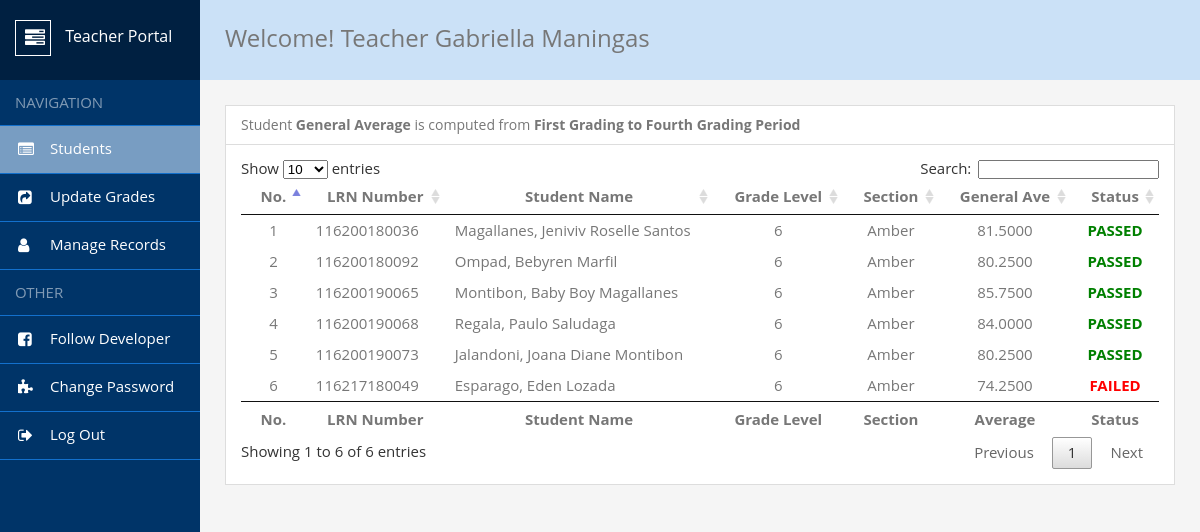
The app's page /admin/index.php (signed in) with its own data.
### tables this page shows
CREATE TABLE `teachers` (
  `TeacherID` int(11) NOT NULL,
  `FirstName` varchar(50) DEFAULT NULL,
  `MidName` varchar(15) DEFAULT NULL,
  `LastName` varchar(50) DEFAULT NULL,
  `GradeLevel` int(11) DEFAULT NULL,
  `Section` varchar(50) DEFAULT NULL,
  `Username` varchar(50) DEFAULT NULL,
  `Password` varchar(50) DEFAULT NULL,
  `Position` varchar(50) NOT NULL,
  `SchoolName` varchar(100) NOT NULL,
  `SchoolAddress` varchar(150) NOT NULL,
  `EmailAddress` varchar(100) NOT NULL,
  `DateJoined` date NOT NULL
);

CREATE TABLE `students` (
  `StudentID` int(11) NOT NULL,
  `LRN_Number` bigint(15) NOT NULL,
  `FirstName` varchar(50) DEFAULT NULL,
  `MidInitial` varchar(50) DEFAULT NULL,
  `LastName` varchar(50) DEFAULT NULL,
  `GradeLevel` int(11) DEFAULT NULL,
  `Section` varchar(50) DEFAULT NULL,
  `TeacherID` int(11) DEFAULT NULL
);

### admin/index.php (the view, shortened to what this page needs)
<?php
    include("../includes/config.php");
    if(strlen($_SESSION['alogin'])==0){
        header('location: ../index.php?error=You_Must_Register_or_Login_To_The_Teacher_Portal.');
    }
    else{
?>
<!DOCTYPE html>
<html lang="en">
<head>
    <link rel = "stylesheet" href = "assets/css/font-awesome.css">
    <link rel = "stylesheet" href = "assets/css/style.admin.css">
    <link rel = "stylesheet" href = "../assets/css/style.modal.css">
    <link rel = "stylesheet" href = "assets/css/modal.logout.css">
    <link rel="stylesheet" type="text/css" href="libraries/DataTables/datatables.css">
</head>
<body>
    <div class = "wrapper">
        <nav>
            <header>
                <span></span>
                   Teacher Portal
            </header>
            <ul>
                <li><span>Navigation</span></li>
                <li><a class = "active" href = "index.php">Students</a></li>
                <li><a href = "post-grades.php">Update Grades</a></li>
                <li><a href = "my-profile.php">Manage Records</a></li>
                <li><span>Other</span></li>
                <li><a href = "https://web.facebook.com/aegon.madolid/" target = "_blank">Follow Developer</a></li>
                <li><a href = "change-password.php">Change Password</a></li>
                <li><a href = "#openModal">Log Out</a>
                </li>
            </ul>
        </nav>
        <main>
            <?php
                $name = $_SESSION['alogin'];
                $NameTag = "SELECT FirstName, LastName, GradeLevel, Section FROM teachers WHERE Username = '$name';";
                $NameResult = mysqli_query($conn, $NameTag);
                $rowName = mysqli_fetch_assoc($NameResult);
            ?>
            <h1>Welcome! Teacher <?php echo $rowName['FirstName'] . " " . $rowName['LastName'];?></h1>
                <div class = "contents">
                <div> <h2>Student <strong>General Average </strong>is computed from <strong>First Grading to Fourth Grading Period</strong></h2>
            <table id="myTable" class="hover">
            <thead>
                <tr>
                    <th>No.</th>
                    <th>LRN Number</th>
                    <th>Student Name</th>
                    <th>Grade Level</th>
                    <th>Section</th>
                    <th>General Ave</th>
                    <th>Status</th>
                </tr>
            </thead>
            <tbody>
          <?php
            function showStatus($rating){
                $status = $rating;
                if($status>=74.5){
                    $pass = "<div style = 'color: green;'><strong>PASSED</strong></div>";
                }else{
                    $pass = "<div style = 'color: red;'><strong>FAILED</strong></div>";
                }
                return $pass;
            }
            $sql = "SELECT Username, LRN_Number,students.StudentID, students.FirstName, students.MidInitial, students.LastName, students.GradeLevel, students.Section, Average, Quarter
            from grades INNER JOIN students on grades.StudentID = students.StudentID
            INNER JOIN teachers on grades.TeacherID = teachers.TeacherID WHERE Username = '$name' GROUP BY LRN_Number;";
            $result = mysqli_query($conn, $sql);
            $count = 1;
            while($row = mysqli_fetch_assoc($result)){
                $id = $row['StudentID'];
                $sql_rate ="SELECT AVG(Average) as final FROM grades WHERE StudentID = '$id'";
                 $rate_result = mysqli_query($conn, $sql_rate);
                 $row_rate = mysqli_fetch_assoc($rate_result);
                 $rating = $row_rate['final'];
          ?>
          <tr>
              <td style = "text-align: center;"><?php echo $count?></td>
              <td style = "text-align: left;"><?php echo $row['LRN_Number'];?></td>
              <td style = "text-align: left;"><?php echo $row['LastName'] . ", " . $row['FirstName'] . " " . $row['MidInitial'];?></td>
              <td style = "text-align: center;"><?php echo $row['GradeLevel'];?></td>
              <td style = "text-align: center;"><?php echo $row['Section'];?></td>
              <td style = "text-align: center;"><?php echo $rating;?></td>
              <td style = "text-align: center;"><?php echo showStatus($rating);?></td>
          </tr>
        <?php $count++ ;} ?>
      </tbody>
      <tfoot>
                <tr>
                    <th>No.</th>
                    <th>LRN Number</th>
                    <th>Student Name</th>
                    <th>Grade Level</th>
                    <th>Section</th>
                    <th>Average</th>
                    <th>Status</th>
                </tr>
            </tfoot>
    </table>
                </div>
            </div>
        </main>
    </div>
</body>
</html>
<?php mysqli_close($conn);} ?>

### admin/assets/css/style.admin.css (style rules this page uses)
*, *:before, *:after { margin: 0; padding: 0; box-sizing: border-box; }
*:before, *:after { content: ''; display: block; position: absolute; }
html, body { font: 15px/1 'Open Sans', sans-serif; color: #777; }
a { cursor: pointer; }
ul { list-style: none; }
.wrapper { display: flex; min-height: 100%; }
nav { width: 200px; background-color: rgb(0, 52, 104); }
nav header { position: relative; height: 80px; padding: 20px 0 0 15px; font-size: 16px; color: #fff; background-color: rgb(0, 32, 65); }
nav header span { position: relative; display: inline-block; width: 36px; height: 36px; margin: 0 10px 0 0; vertical-align: middle; border: 1px solid #fff; }
nav header span:before { content: '\f0ae'; font: normal 20px fontawesome; top: 7px; left: 9px; }
nav ul span { display: block; padding: 15px; color: rgba(255, 255, 255, .5); text-transform: uppercase; border-bottom: 1px solid rgb(19, 112, 204); }
nav ul a { position: relative; display: block; padding: 15px 15px 17px 50px; color: #fff; border-bottom: 1px solid rgb(19, 112, 204); text-decoration: none; }
nav ul a.active { background-color: rgb(120, 157, 194); }
nav ul a:before { font: normal 16px fontawesome; top: 15px; left: 18px; }
nav ul li:nth-child(2) a:before { content: '\f022'; }
nav ul li:nth-child(3) a:before { content: '\f14d'; }
nav ul li:nth-child(4) a:before { content: '\f007'; }
nav ul li:nth-child(6) a:before { content: '\f082'; }
nav ul li:nth-child(7) a:before { content: '\f12e'; }
nav ul li:nth-child(8) a:before { content: '\f08b'; }
main { height: 100vh; flex: 1; padding: 25px; background-color: #f5f5f5; }
main h1 { height: 80px; margin: -25px -25px 25px -25px; padding: 0 25px; line-height: 76px; font-size: 24px; font-weight: 400; background-color: rgb(203, 225, 247); }
.contents { display: flex; height: auto; }
.contents > div { flex: 1; margin: 0 20px 20px 0; padding: 15px; border: 1px solid #ddd; background-color: #fff; }
.contents > div:last-child { margin-right: 0; }
.contents h2 { margin: -15px -15px 15px -15px; padding: 12px 15px; font-size:14px; font-weight: 400; border-bottom: 1px solid #ddd; }

### assets/css/style.modal.css (style rules this page uses)
* { box-sizing: border-box }

### admin/libraries/DataTables/datatables.css (style rules this page uses)
table.dataTable { width: 100%; margin: 0 auto; clear: both; border-collapse: separate; border-spacing: 0; }
table.dataTable thead th, table.dataTable tfoot th { font-weight: bold; }
table.dataTable thead th, table.dataTable thead td { padding: 10px 18px; border-bottom: 1px solid #111; }
table.dataTable tfoot th, table.dataTable tfoot td { padding: 10px 18px 6px 18px; border-top: 1px solid #111; }
table.dataTable thead .sorting, table.dataTable thead .sorting_asc, table.dataTable thead .sorting_desc, table.dataTable thead .sorting_asc_disabled, table.dataTable thead .sorting_desc_disabled { cursor: pointer; *cursor: hand; background-repeat: no-repeat; background-position: center right; }
table.dataTable thead .sorting { background-image: url("DataTables-1.10.21/images/sort_both.png"); }
table.dataTable thead .sorting_asc { background-image: url("DataTables-1.10.21/images/sort_asc.png"); }
table.dataTable tbody tr { background-color: #ffffff; }
table.dataTable tbody th, table.dataTable tbody td { padding: 8px 10px; text-align: center; }
table.dataTable, table.dataTable th, table.dataTable td { box-sizing: content-box; }

### records on screen
teachers: FirstName "Gabriella", LastName "Maningas"
students: LRN_Number "116200180036", LastName "Magallanes", FirstName "Jeniviv Roselle", MidInitial "Santos", GradeLevel "6", Section "Amber", rating "81.5000", shows "PASSED"
students: LRN_Number "116200180092", LastName "Ompad", FirstName "Bebyren", MidInitial "Marfil", GradeLevel "6", Section "Amber", rating "80.2500", shows "PASSED"
students: LRN_Number "116200190065", LastName "Montibon", FirstName "Baby Boy", MidInitial "Magallanes", GradeLevel "6", Section "Amber", rating "85.7500", shows "PASSED"
students: LRN_Number "116200190068", LastName "Regala", FirstName "Paulo", MidInitial "Saludaga", GradeLevel "6", Section "Amber", rating "84.0000", shows "PASSED"
students: LRN_Number "116200190073", LastName "Jalandoni", FirstName "Joana Diane", MidInitial "Montibon", GradeLevel "6", Section "Amber", rating "80.2500", shows "PASSED"
students: LRN_Number "116217180049", LastName "Esparago", FirstName "Eden", MidInitial "Lozada", GradeLevel "6", Section "Amber", rating "74.2500", shows "FAILED"
